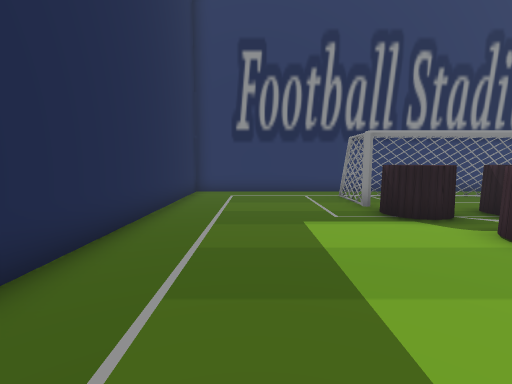
View 1 (above)

15 first-person views from a walk through a 3-D level made in the Unity game engine. The camera is 1.3 m above the floor, tilts 6° down and sees 85° across. The floor is counted in squares, 1 m on a side. Each view is taken from the middle of a square. On the plan, view 1 faces up. The plan holds only what a view shows up to about 13 squares ahead; the rest is blank. The player character is not drawn.

View 2
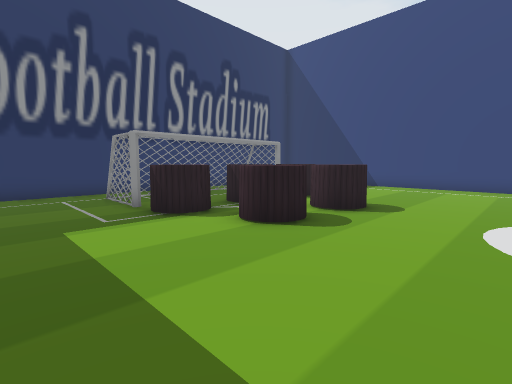

View 3
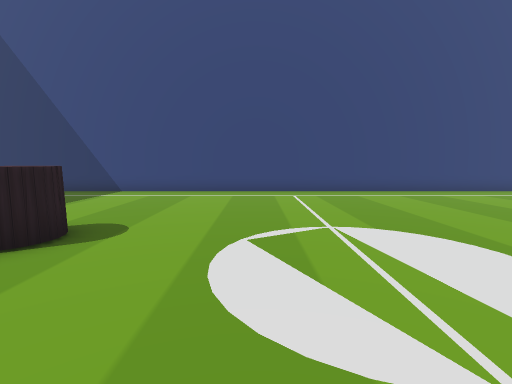

View 4
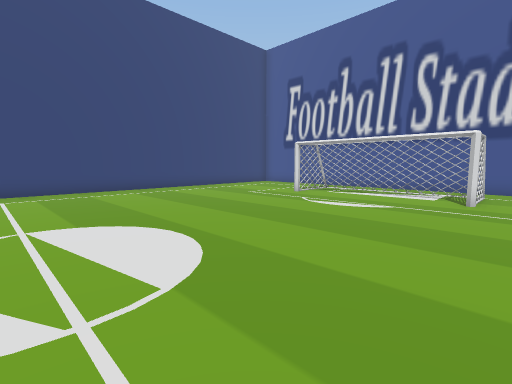

View 5
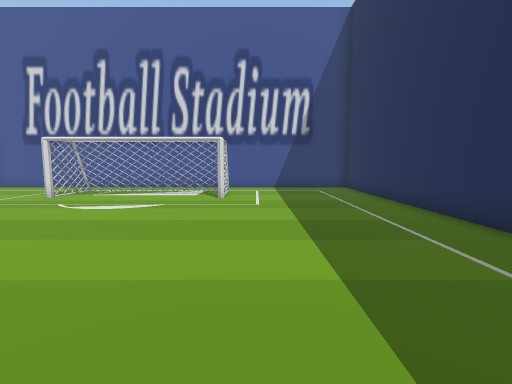

View 6
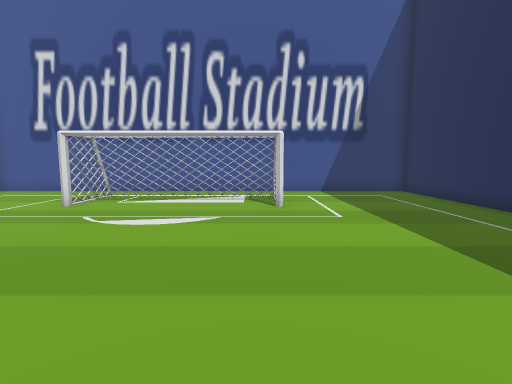

View 7
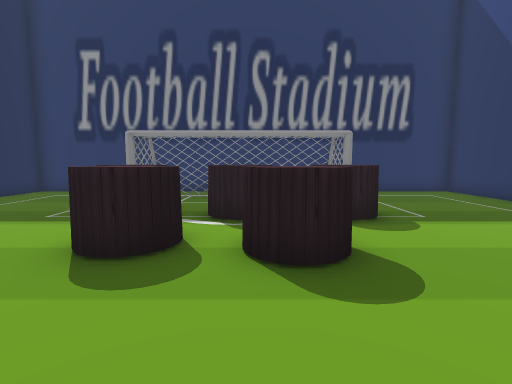

View 8
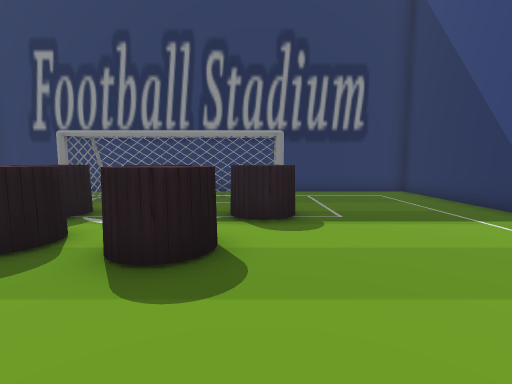

View 9
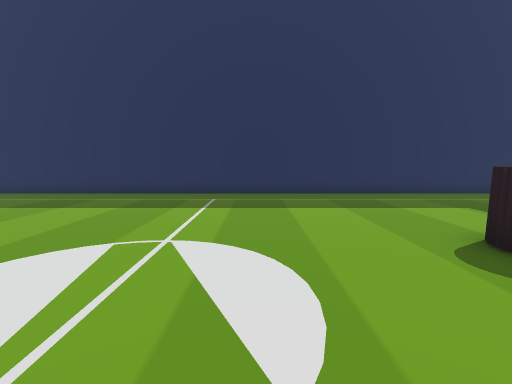

View 10
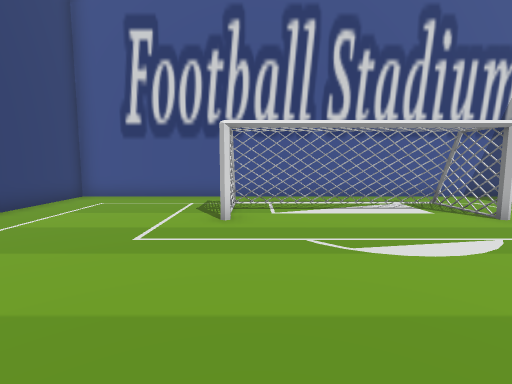

View 11
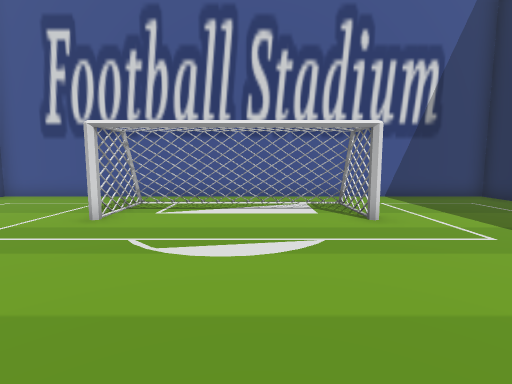

View 12
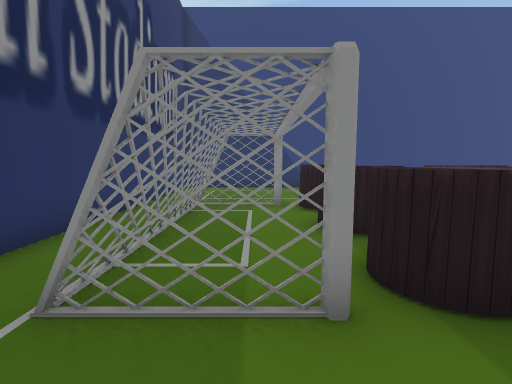

View 13
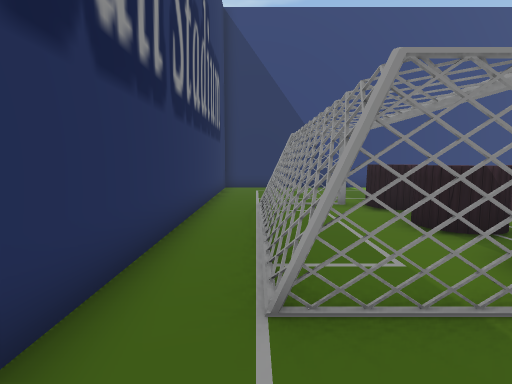

View 14
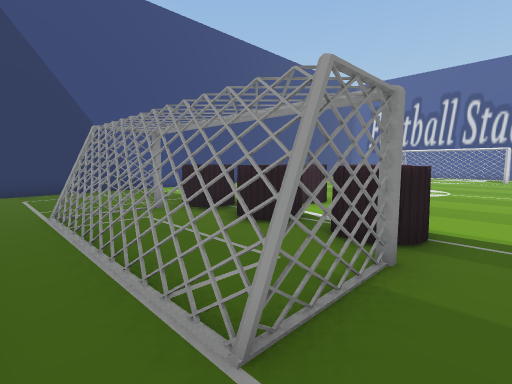

View 15
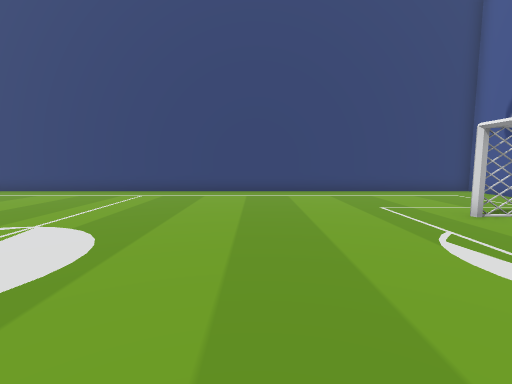

### Floor plan
Key: @ floor where view 1 was taken; # wall or solid block; x gap in a wall; . floor; = window, fence, low wall or low ledge; ^ raised ledge; O other object.
Columns run from 3 left of view 1 to 16 right of it. Each row starts with its distance up from view 1.
 13 ####################
 12 #..................#
 11 #......OO...O......#
 10 #.....OOOOOOOO.....#
  9 #.....O......O.....#
  8 #.....O#==###O.....#
  7 #.....^^^^^#^^.....#
  6 #......^=#^ ^......#
  5 #......x^=^^.......#
  4 #......^^#^^.......#
  3 #..................#
  2 #..................#
  1 #..................#
  0 #..@...............#
 -1 #..................#
 -2 #..................#
 -3 #..................#
 -4 #..................#
 -5 #..................#
 -6 #..................#
 -7 #..................#
 -8 #..................#
 -9 #..................#
-10 #..................#
-11 #.....O......O.....#
-12 #.....O......O.....#
-13 #.....OOOOOOOO.....#
-14 #.......OOOO.O.....#
-15 #..................#
-16 ####################

Where each view was taken, in squares from view 1:
view 1: 0 up, 0 right, facing up
view 2: 0 up, 0 right, facing up-right
view 3: 0 up, 3 right, facing right
view 4: 1 down, 2 right, facing down-right
view 5: 1 down, 2 right, facing down
view 6: 3 down, 4 right, facing down
view 7: 0 up, 7 right, facing up
view 8: 0 up, 9 right, facing up
view 9: 0 up, 9 right, facing left
view 10: 5 down, 9 right, facing down
view 11: 5 down, 6 right, facing down
view 12: 9 up, 1 right, facing right
view 13: 11 up, 1 right, facing right
view 14: 12 up, 2 right, facing down-right
view 15: 6 down, 3 right, facing right
